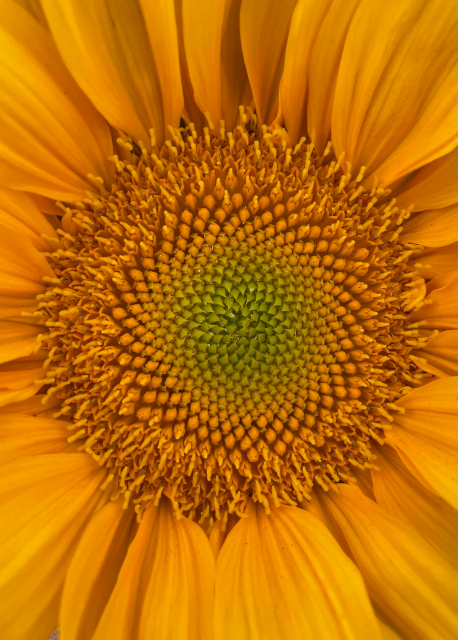
#> input picture slides/assets/sunflower-2.png, 915 x 1280 px, found by its file name (shown at 1/2 size)
$ python misura-parastiche.py slides/assets/sunflower-2.png
#> lines starting #> are read from the running program, lines starting #| are printed output that depends on the picture
"""Misura le parastiche di una foto di girasole. Non conta a occhio: le conta.

L'idea. Attorno al centro del capolino, in coordinate (theta, u) con
u = sqrt(r), una famiglia di m bracci e' un reticolo periodico in theta con
periodo 2*pi/m. Si trovano i fiori come massimi locali, e sull'insieme dei
punti si calcola direttamente

    S(m, n) = | somma_k exp( i (m*theta_k + n*u_k) ) |

che ha un picco netto in corrispondenza di ogni famiglia. Il massimo su n, per
ogni m, da' lo spettro angolare: i suoi picchi SONO i numeri delle parastiche.

Perche' sqrt(r) e non log(r). Le parastiche di un girasole NON sono spirali
logaritmiche: i semi stanno su r = c*sqrt(n) (modello di Vogel), quindi in
coordinate log-polari una famiglia non e' una retta e il picco si sparpaglia
sui vari n. In sqrt(r) e' una retta, e il picco si stringe.

Due trappole, pagate entrambe per arrivare qui:

 1. Il centro e' il parametro piu' delicato di tutti. Su sunflower-2.png,
    sbagliarlo di 60 px sposta la risposta da 26 a 33. Va cercato su tutta la
    zona e non attorno alla stima a occhio, se no l'ottimizzazione resta in un
    massimo locale e da' un numero sbagliato con aria convinta.

 2. Non filtrare l'immagine passa-alto prima di trasformare. Un passa-alto a
    sigma px cancella le lunghezze d'onda sopra ~2*sigma, e il passo angolare
    della famiglia piu' piccola cade proprio li': si cancella il fondamentale e
    si misura la sua seconda armonica, cioe' il doppio del numero giusto.

Uso:  python tools/misura-parastiche.py slides/assets/sunflower-2.png
"""
import sys
import numpy as np
from PIL import Image
from scipy.ndimage import gaussian_filter, maximum_filter

FIB = (8, 13, 21, 34, 55, 89, 144)


def trova_fiori(path, sigma_piccolo=2.0, sigma_grande=6.0, finestra=9, soglia=0.004):
    """Massimi locali della differenza di gaussiane: un punto per fiore."""
#> called with path = 'slides/assets/sunflower-2.png', sigma_piccolo = 2, sigma_grande = 6, finestra = 9, soglia = 0.004
    a = np.asarray(Image.open(path).convert('L'), dtype=np.float64) / 255.0
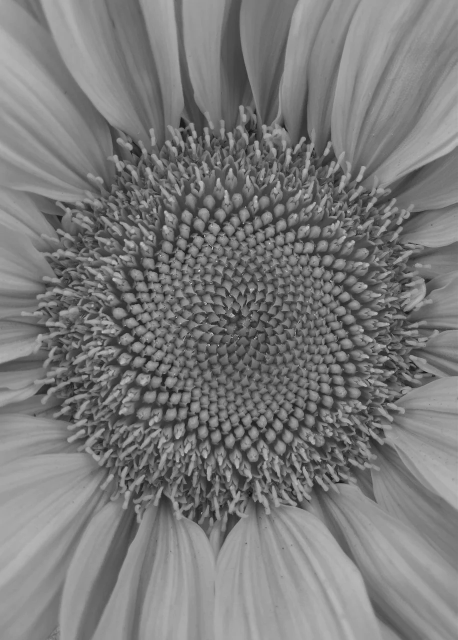
#> a: shape (1280, 915) float64 (shown at 1/2 size); min 0.0392, max 0.961, mean 0.479
    dog = gaussian_filter(a, sigma_piccolo) - gaussian_filter(a, sigma_grande)
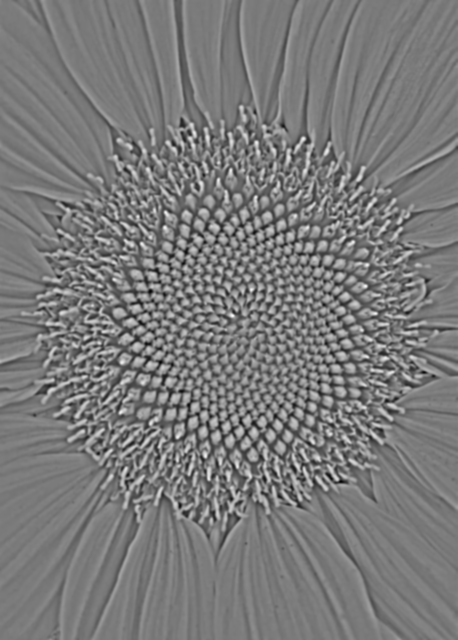
#> dog: shape (1280, 915) float64 (shown at 1/2 size); min -0.201, max 0.217, mean -7.02e-17; drawn with min black and max white
    m = (dog == maximum_filter(dog, size=finestra)) & (dog > soglia)
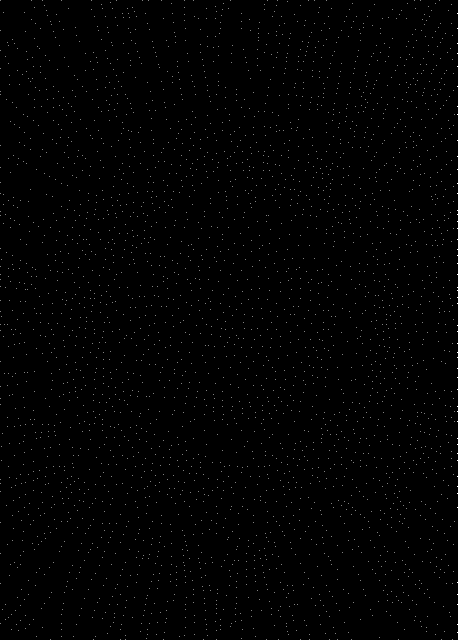
#> m: shape (1280, 915) bool (shown at 1/2 size); 0.29% white in thin lines or dots
    ys, xs = np.nonzero(m)
#> ys = 3426 values from 0 to 1279; xs = 3426 values, max 914 at index 66, min 0 at index 0, mean 470.7
    return xs.astype(float), ys.astype(float)


def spettro(xs, ys, cx, cy, rmin, rmax, mmax=100, nmax=16):
    """Per ogni m, il massimo su n di S(m, n). Ritorna anche n e fase migliori."""
    r = np.hypot(xs - cx, ys - cy)
    k = (r > rmin) & (r < rmax)
    if k.sum() < 80:
        return None
    th = np.arctan2(ys[k] - cy, xs[k] - cx)
    u = np.sqrt(r[k])
    mu, sd = u.mean(), u.std()
    u = (u - mu) / sd
    m = np.arange(1, mmax + 1)[:, None, None]
    n = np.arange(-nmax, nmax + 1)[None, :, None]
    C = np.exp(1j * (m * th[None, None, :] + n * u[None, None, :])).sum(axis=2) / k.sum()
    A = np.abs(C)
    i = A.argmax(axis=1)
    return {'amp': A.max(axis=1), 'n': i - nmax, 'fase': np.angle(C[np.arange(mmax), i]),
            'mu': mu, 'sd': sd, 'fiori': int(k.sum())}


def cerca_centro(xs, ys, box, rmin, rmax, passo=10.0):
    """Ricerca GROSSOLANA su tutta la zona, poi raffinamento. Vedi trappola 1."""
    def qualita(cx, cy):
        s = spettro(xs, ys, cx, cy, rmin, rmax, mmax=70, nmax=12)
        return 0.0 if s is None else float(s['amp'][9:].max())
    x0, x1, y0, y1 = box
    best = max(((qualita(cx, cy), cx, cy)
                for cx in np.arange(x0, x1, passo)
                for cy in np.arange(y0, y1, passo)), key=lambda t: t[0])
    _, cx, cy = best
    p = passo / 2
    for _ in range(6):
        b = (qualita(cx, cy), cx, cy)
        for dx in (-p, 0, p):
            for dy in (-p, 0, p):
                v = qualita(cx + dx, cy + dy)
                if v > b[0]:
                    b = (v, cx + dx, cy + dy)
        _, cx, cy = b
        p /= 2
    return cx, cy


def giugazione(xs, ys, cx, cy, rmin, rmax, ordini=(2, 3, 5)):
    """Correlazione del disegno con se stesso ruotato di 1/J di giro, per vari J.

    Serve per scartare i numeri sbagliati che hanno un fattore in comune con il
    partner: due parastiche adiacenti con gcd = J sono possibili solo su un
    capolino J-giugato, che ha simmetria esatta di 1/J di giro. Cosi' 56 (gcd 2
    con 34) e 35 (gcd 5 con 55) si escludono con una misura, non a occhio.
    """
    r = np.hypot(xs - cx, ys - cy)
    k = (r > rmin) & (r < rmax)
    th = np.arctan2(ys[k] - cy, xs[k] - cx) % (2 * np.pi)
    nth = 720
    h = np.histogram(th, bins=nth, range=(0, 2 * np.pi))[0].astype(float)
    h -= h.mean()
    F = np.fft.rfft(h)
    ac = np.fft.irfft(F * np.conj(F))
    return {J: float(ac[nth // J] / ac[0]) for J in ordini}


if __name__ == '__main__':
    path = sys.argv[1] if len(sys.argv) > 1 else 'slides/assets/sunflower-2.png'
    xs, ys = trova_fiori(path)
#> ys = 3426 values from 0 to 1279
    W, H = Image.open(path).size
#> W = 915; H = 1280
    print('%s  (%d x %d)   massimi locali: %d' % (path, W, H, len(xs)))
#| slides/assets/sunflower-2.png  (915 x 1280)   massimi locali: 3426

    RMIN, RMAX = 95.0, 295.0
    cx, cy = cerca_centro(xs, ys, (0.40 * W, 0.65 * W, 0.42 * H, 0.60 * H), RMIN, RMAX)
#> in spettro, `r = np.hypot(xs - cx, ys - cy)`: r = 3426 values, max 916 at index 3425, min 5.25 at index 1416, mean 435.9
#> in spettro, `th = np.arctan2(ys[k] - cy, xs[k] - cx)`: th = 734 values, max 3.14 at index 366, min -3.12 at index 361, mean 0.00614
#> in spettro, `u = np.sqrt(r[k])`: u = 734 values, max 17.17 at index 14, min 9.86 at index 310, mean 14.42
#> in spettro, `mu, sd = u.mean(), u.std()`: mu = 14.42; sd = 1.96
#> in spettro, `u = (u - mu) / sd`: u = 734 values, max 1.4 at index 14, min -2.33 at index 310, mean 8.62e-16
#> in spettro, `i = A.argmax(axis=1)`: i = 70 values, max 24 at index 19, min 0 at index 8, mean 10.7
#> in qualita, `s = spettro(xs, ys, cx, cy, rmin, rmax, mmax=70, nmax=12)`: s = 6 items
#> in spettro (call 37), `r = np.hypot(xs - cx, ys - cy)`: r = 3426 values, max 835.9 at index 28, min 9.53 at index 1791, mean 426.4
#> in spettro (call 37), `th = np.arctan2(ys[k] - cy, xs[k] - cx)`: th = 739 values, max 3.14 at index 360, min -3.14 at index 357, mean 0.0168
#> in spettro (call 37), `u = np.sqrt(r[k])`: u = 739 values, max 17.17 at index 707, min 9.78 at index 305, mean 14.49
#> in spettro (call 37), `mu, sd = u.mean(), u.std()`: mu = 14.49; sd = 1.96
#> in spettro (call 37), `u = (u - mu) / sd`: u = 739 values, max 1.37 at index 707, min -2.4 at index 305, mean 1.04e-15
#> in spettro (call 37), `A = np.abs(C)`:
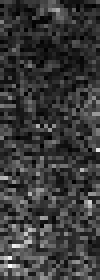
#> A: shape (70, 25) float64 (shown 4 times larger); min 0.000868, max 0.101, mean 0.0238; drawn with min black and max white
#> in spettro (call 37), `i = A.argmax(axis=1)`: i = 70 values, max 24 at index 25, min 0 at index 5, mean 10.26
#> in spettro (call 38), `r = np.hypot(xs - cx, ys - cy)`: r = 3426 values, max 843.7 at index 28, min 3.31 at index 1800, mean 426.7
#> in spettro (call 38), `th = np.arctan2(ys[k] - cy, xs[k] - cx)`: th = 743 values, max 3.14 at index 368, min -3.14 at index 367, mean -0.00259
#> in spettro (call 38), `u = np.sqrt(r[k])`: u = 743 values, max 17.17 at index 701, min 9.75 at index 269, mean 14.47
#> in spettro (call 38), `mu, sd = u.mean(), u.std()`: mu = 14.47; sd = 1.98
#> in spettro (call 38), `u = (u - mu) / sd`: u = 743 values, max 1.37 at index 701, min -2.39 at index 269, mean -3.73e-16
#> in spettro (call 38), `A = np.abs(C)`:
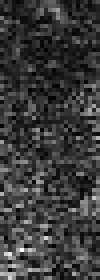
#> A: shape (70, 25) float64 (shown 4 times larger); min 0.000813, max 0.099, mean 0.0236; drawn with min black and max white
#> in spettro (call 38), `i = A.argmax(axis=1)`: i = 70 values, max 24 at index 20, min 0 at index 7, mean 11.06
#> in spettro (call 39), `r = np.hypot(xs - cx, ys - cy)`: r = 3426 values, max 851.5 at index 28, min 9.11 at index 1800, mean 427.2
#> in spettro (call 39), `th = np.arctan2(ys[k] - cy, xs[k] - cx)`: th = 739 values, max 3.13 at index 376, min -3.14 at index 367, mean -0.0364
#> in spettro (call 39), `u = np.sqrt(r[k])`: u = 739 values, max 17.17 at index 40, min 9.8 at index 274, mean 14.48
#> in spettro (call 39), `mu, sd = u.mean(), u.std()`: mu = 14.48; sd = 1.95
#> in spettro (call 39), `u = (u - mu) / sd`: u = 739 values, max 1.38 at index 40, min -2.39 at index 274, mean -5.77e-16
#> in spettro (call 39), `A = np.abs(C)`:
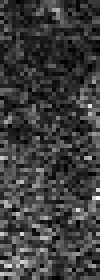
#> A: shape (70, 25) float64 (shown 4 times larger); min 0.000837, max 0.0939, mean 0.0235; drawn with min black and max white
#> in spettro (call 39), `i = A.argmax(axis=1)`: i = 70 values, max 24 at index 21, min 0 at index 9, mean 10.49
#> in spettro (call 40), `r = np.hypot(xs - cx, ys - cy)`: r = 3426 values, max 859.4 at index 28, min 9.37 at index 1846, mean 427.8
#> in spettro (call 40), `th = np.arctan2(ys[k] - cy, xs[k] - cx)`: th = 734 values, max 3.13 at index 366, min -3.14 at index 363, mean -0.0136
#> in spettro (call 40), `u = np.sqrt(r[k])`: u = 734 values, max 17.16 at index 0, min 9.76 at index 462, mean 14.45
#> in spettro (call 40), `mu, sd = u.mean(), u.std()`: mu = 14.45
#> in spettro (call 40), `u = (u - mu) / sd`: u = 734 values, max 1.39 at index 0, min -2.41 at index 462, mean -1.14e-15
#> in spettro (call 40), `A = np.abs(C)`:
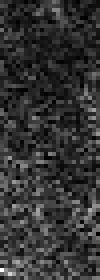
#> A: shape (70, 25) float64 (shown 4 times larger); min 0.000593, max 0.114, mean 0.0237; drawn with min black and max white
#> in spettro (call 40), `i = A.argmax(axis=1)`: i = 70 values, max 24 at index 6, min 0 at index 1, mean 10.53
#> (the run stopped early here; a loop or call above may not have finished)
